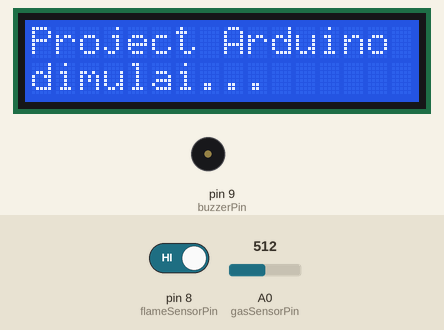
Bench run of a sketch on a simulated Arduino Uno, built with avr-gcc and run on an emulated ATmega328P. On the bench: 16×2 character LCD, buzzer (waves = sounding). The test bench sets the inputs (shaded band); at power-on: A0 (gasSensorPin) = 512, pin 8 (flameSensorPin) HIGH. What the sketch prints to the serial monitor is not drawn.

Above: at 2.2 s.
At 4.8 s:
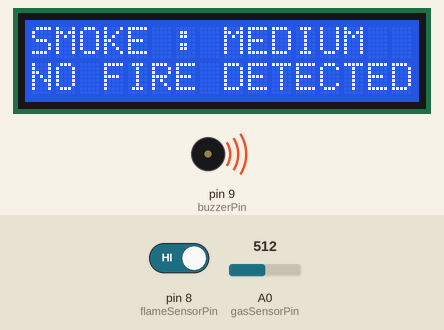
4.9 s: A0 (gasSensorPin) set to 591
6.9 s: A0 (gasSensorPin) set to 608
At 9.0 s:
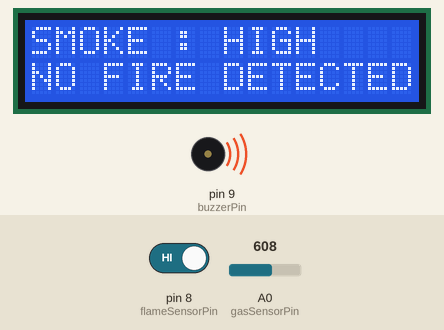
9.3 s: pin 8 (flameSensorPin) driven LOW
At 10.5 s:
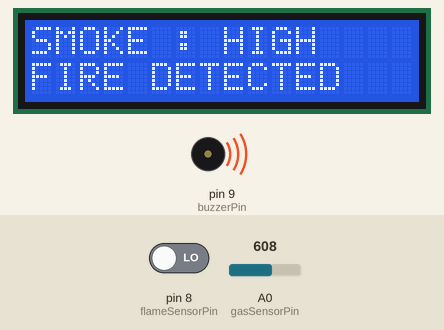
11.3 s: A0 (gasSensorPin) set to 590
At 13.0 s:
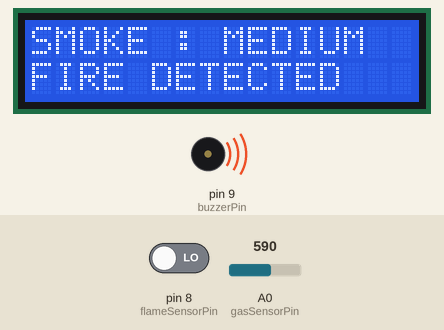
13.4 s: A0 (gasSensorPin) set to 308
15.1 s: A0 (gasSensorPin) set to 285
At 16.7 s:
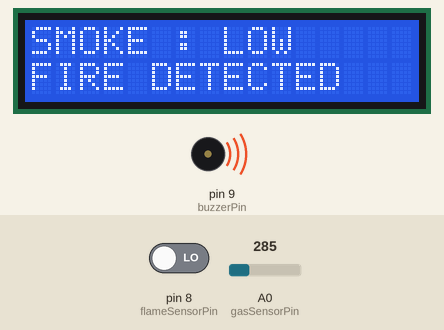
Timing chart, 0 to 18.2 s (numbered marks = the images above; inputs shaded):
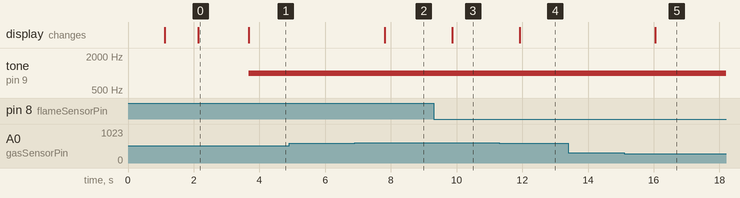

The sketch:

stoker-flame-sensor.ino
```cpp
#include <Wire.h>
#include <LiquidCrystal_I2C.h>

// Inisialisasi LCD: alamat I2C default (0x27) dan ukuran 16x2
LiquidCrystal_I2C lcd(0x27, 16, 2);

// Definisikan pin-pin yang digunakan
const int buzzerPin = 9;        // Buzzer VCC dihubungkan ke port 9
const int flameSensorPin = 8;   // Sensor flame (wokwi-photoresistor-sensor) DO ke port 8
const int gasSensorPin = A0;    // Sensor MQ2 AOUT ke port A0

// Nilai threshold untuk kategori gas (sesuaikan dengan kalibrasi sensor)
const int gasThresholdLow = 300;    // Jika nilai di bawah 300, maka kategori "Low"
const int gasThresholdMedium = 600; // Jika nilai di antara 300 dan 600, maka kategori "Medium"
// Nilai >= gasThresholdMedium dianggap kategori "High"

void setup() {
  // Inisialisasi pin-mode
  pinMode(buzzerPin, OUTPUT);
  pinMode(flameSensorPin, INPUT);
  // Untuk sensor gas, kita menggunakan analogRead sehingga tidak perlu inisialisasi pin khusus

  // Mulai komunikasi serial untuk debugging
  Serial.begin(9600);

  // Inisialisasi LCD
  lcd.init();
  lcd.backlight();

  // Informasi awal di serial monitor
  Serial.println("KELOMPOK 8");
  Serial.println("Pendeteksi Api dengan Sensor Api");
  Serial.println("Project Arduino dimulai...");
  // informasi di lcd
  lcd.setCursor(0, 0);
  lcd.print("KELOMPOK 8");
  delay(1000);
  lcd.clear();
  lcd.setCursor(0, 0);
  lcd.print("Pendeteksi Api");
  lcd.setCursor(0, 1);
  lcd.print("dengan Sensor Api");
  delay(1000);
  lcd.clear();
  lcd.setCursor(0, 0);
  lcd.print("Project Arduino ");
  lcd.setCursor(0, 1);
  lcd.print("dimulai...");
  delay(1500);


}

void loop() {
  // Baca nilai dari sensor flame dan sensor gas
  int flameState = digitalRead(flameSensorPin);
  int gasValue = analogRead(gasSensorPin);

  // Tentukan kategori gas berdasarkan nilai yang terbaca
  String gasStatus;
  if (gasValue < gasThresholdLow) {
    gasStatus = "LOW";
  } else if (gasValue < gasThresholdMedium) {
    gasStatus = "MEDIUM";
  } else {
    gasStatus = "HIGH";
  }

  // Tampilkan informasi pada Serial Monitor
  Serial.print(flameState == HIGH ? "NO FIRE DETECTED" : "FIRE DETECTED!!!");
  Serial.print(" | SMOKE : ");
  Serial.print(gasValue);
  Serial.print(" (");
  Serial.print(gasStatus);
  Serial.println(")");

  // Perbarui tampilan LCD
  lcd.clear();
  lcd.setCursor(0, 1);
  // lcd.print("Flame: ");
  lcd.print(flameState == HIGH ? "NO FIRE DETECTED" : "FIRE DETECTED");
  lcd.setCursor(0, 0);
  lcd.print("SMOKE : ");
  lcd.print(gasStatus);

  // Logika untuk buzzer:
  // Buzzer akan aktif jika sensor flame mendeteksi api (output LOW)
  // atau jika status gas adalah Medium atau High.
if (flameState == LOW || gasStatus != "LOW") {
  tone(buzzerPin, 1000);  // Menghasilkan bunyi 1 kHz
} else {
  noTone(buzzerPin);
}

  // Delay 1 detik antar pembacaan
  delay(1000);
}
```

Measured:
- the behaviour switches between 599 and 600 on A0 (gasSensorPin) (found by bisection; images 1 and 2)
- the behaviour switches between 300 and 299 on A0 (gasSensorPin) (found by bisection; images 4 and 5)
- after the input at 4.9 s, every drawn part: stays the same
- after the input at 6.9 s, the display: changes after 0.91 s (image 2)
- after the input at 9.3 s, the display: changes after 0.57 s (image 3)
- after the input at 11.3 s, the display: changes after 0.63 s (image 4)
- after the input at 13.4 s, every drawn part: stays the same
- after the input at 15.1 s, the display: changes after 0.94 s (image 5)
- what the display in image 0 shows lasts 1.6 s, from 2.1 s to 3.7 s
